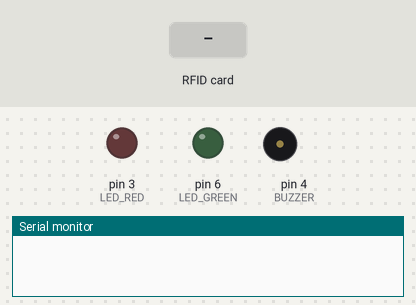
The sketch below on a simulated Arduino Uno, built with avr-gcc and run on an emulated ATmega328P. On the bench: output pins drawn as LEDs (lit = HIGH), buzzer (waves = sounding), the last lines printed to the serial monitor. The test bench sets the inputs (shaded band). Pins used as bus, display or sensor lines are not drawn.

Above: at 1.2 s.
1.3 s: RFID card CC 18 88 22 held to the reader
At 1.46 s:
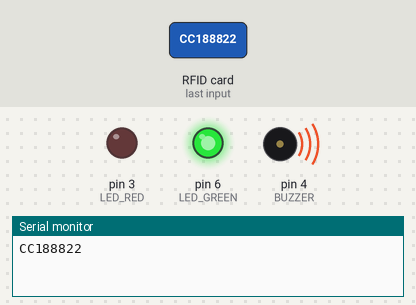
3.1 s: RFID card 5E 7A 19 C4 held to the reader
At 3.9 s:
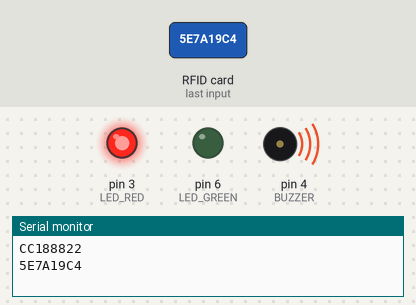
Timing chart, 0 to 6.1 s (numbered marks = the images above; inputs shaded):
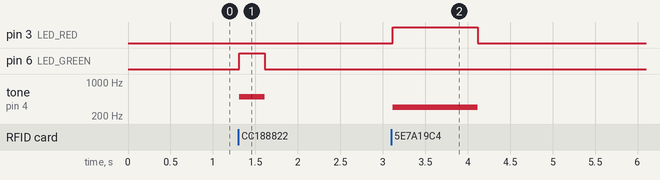

The sketch:

MFRC522.ino
```cpp
#include <SPI.h>
#include <MFRC522.h>

#define RST_PIN         9       // Configurable, see typical pin layout above
#define SS_PIN          10      // Configurable, see typical pin layout above
#define LED_GREEN       6       // Configurable, see typical pin layout above
#define LED_RED         3       // Configurable, see typical pin layout above
#define BUZZER          4       // Configurable, see typical pin layout above

MFRC522 mfrc522(SS_PIN, RST_PIN);  // Create MFRC522 instance

void setup() {
  Serial.begin(9600);     // Initialize serial communications with the PC
  SPI.begin();      // Init SPI bus
  mfrc522.PCD_Init();     // Init MFRC522
  delay(4);     // Optional delay. Some board do need more time after init to be ready, see Readme

  pinMode(LED_GREEN, OUTPUT);
  pinMode(LED_RED, OUTPUT);
  pinMode(BUZZER, OUTPUT);
}

void loop() {
  // Reset the loop if no new card present on the sensor/reader. This saves the entire process when idle.
  if ( ! mfrc522.PICC_IsNewCardPresent()) {
    return;
  }

  // Select one of the cards
  if ( ! mfrc522.PICC_ReadCardSerial()) {
    return;
  }

  // Show UID on Serial Monitor
  String content;
  byte letter;
  for (byte i = 0; i < mfrc522.uid.size; i++) {
    Serial.print(mfrc522.uid.uidByte[i] < 0x10 ? "0" : "");
    Serial.print(mfrc522.uid.uidByte[i], HEX);
    content.concat(String(mfrc522.uid.uidByte[i] < 0x10 ? "0" : ""));
    content.concat(String(mfrc522.uid.uidByte[i], HEX));
  }

  content.toUpperCase();
  if (content == "CC188822") {
    Serial.println();
    digitalWrite(LED_GREEN, HIGH);
    tone(BUZZER, 500);
    delay(300);
    noTone(BUZZER);
    digitalWrite(LED_GREEN, LOW);
  }

  else {
    digitalWrite(LED_RED, HIGH);
    Serial.println();
    tone(BUZZER, 300);
    delay(1000);
    noTone(BUZZER);
    digitalWrite(LED_RED, LOW);
  }
}
```

Measured:
- after the input at 1.3 s, pin 6 (LED_GREEN): LOW → HIGH at once, → LOW 0.30 s later; tone on pin 4 (BUZZER): silent → 500 Hz at once, → silent 0.30 s later
- after the input at 3.1 s, pin 3 (LED_RED): LOW → HIGH at once, → LOW 1.0 s later; tone on pin 4 (BUZZER): silent → 300 Hz at once, → silent 1.0 s later
